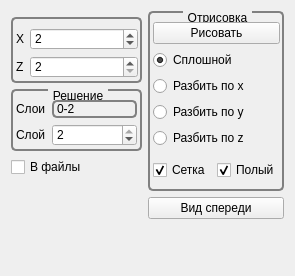
        <widget class="QWidget" name="tab_view">
         <attribute name="title">
          <string>Отображение</string>
         </attribute>
         <layout class="QHBoxLayout" name="horizontalLayout_2">
          <item>
           <layout class="QVBoxLayout" name="verticalLayout_3">
            <property name="topMargin">
             <number>6</number>
            </property>
            <item>
             <widget class="QGroupBox" name="groupBox_interpolation">
              <property name="minimumSize">
               <size>
                <width>0</width>
                <height>0</height>
               </size>
              </property>
              <property name="maximumSize">
               <size>
                <width>16777215</width>
                <height>16777215</height>
               </size>
              </property>
              <property name="styleSheet">
               <string notr="true">QGroupBox {
     background-color: qlineargradient(x1: 0, y1: 0, x2: 0, y2: 1,
                                       stop: 0 #E0E0E0, stop: 1 #FFFFFF);
     border: 2px solid gray;
     border-radius: 5px;
     margin-top: 1ex; /* leave space at the top for the title */
 }

 QGroupBox::title {
     subcontrol-origin: margin;
     subcontrol-position: top center; /* position at the top center */
     padding: 0 3px;
     background-color: qlineargradient(x1: 0, y1: 0, x2: 0, y2: 1,
                                       stop: 0 #FFOECE, stop: 1 #FFFFFF);
 }</string>
              </property>
              <property name="title">
               <string/>
              </property>
              <layout class="QHBoxLayout" name="horizontalLayout_interp">
               <property name="leftMargin">
                <number>3</number>
               </property>
               <property name="topMargin">
                <number>9</number>
               </property>
               <property name="rightMargin">
                <number>2</number>
               </property>
               <property name="bottomMargin">
                <number>3</number>
               </property>
               <item>
                <layout class="QFormLayout" name="formLayout_split">
                 <property name="fieldGrowthPolicy">
                  <enum>QFormLayout::AllNonFixedFieldsGrow</enum>
                 </property>
                 <item row="0" column="0">
                  <widget class="QLabel" name="label_X">
                   <property name="text">
                    <string>X</string>
                   </property>
                   <property name="buddy">
                    <cstring>spinBox_X</cstring>
                   </property>
                  </widget>
                 </item>
                 <item row="0" column="1">
                  <widget class="QSpinBox" name="spinBox_X">
                   <property name="minimum">
                    <number>1</number>
                   </property>
                   <property name="maximum">
                    <number>100500</number>
                   </property>
                   <property name="value">
                    <number>2</number>
                   </property>
                  </widget>
                 </item>
                 <item row="1" column="0">
                  <widget class="QLabel" name="label_Z">
                   <property name="text">
                    <string>Z</string>
                   </property>
                   <property name="buddy">
                    <cstring>spinBox_Y</cstring>
                   </property>
                  </widget>
                 </item>
                 <item row="1" column="1">
                  <widget class="QSpinBox" name="spinBox_Z">
                   <property name="minimum">
                    <number>2</number>
                   </property>
                   <property name="maximum">
                    <number>100500</number>
                   </property>
                   <property name="value">
                    <number>2</number>
                   </property>
                  </widget>
                 </item>
                </layout>
               </item>
              </layout>
             </widget>
            </item>
            <item>
             <widget class="QGroupBox" name="groupBox_solveView">
              <property name="minimumSize">
               <size>
                <width>131</width>
                <height>0</height>
               </size>
              </property>
              <property name="maximumSize">
               <size>
                <width>16777215</width>
                <height>16777215</height>
               </size>
              </property>
              <property name="styleSheet">
               <string notr="true"> QGroupBox {
     background-color: qlineargradient(x1: 0, y1: 0, x2: 0, y2: 1,
                                       stop: 0 #E0E0E0, stop: 1 #FFFFFF);
     border: 2px solid gray;
     border-radius: 5px;
     margin-top: 1ex; /* leave space at the top for the title */
 }

 QGroupBox::title {
     subcontrol-origin: margin;
     subcontrol-position: top center; /* position at the top center */
     padding: 0 3px;
     background-color: qlineargradient(x1: 0, y1: 0, x2: 0, y2: 1,
                                       stop: 0 #FFOECE, stop: 1 #FFFFFF);
 }</string>
              </property>
              <property name="title">
               <string>Решение</string>
              </property>
              <layout class="QHBoxLayout" name="horizontalLayout_4">
               <property name="leftMargin">
                <number>3</number>
               </property>
               <property name="rightMargin">
                <number>3</number>
               </property>
               <property name="bottomMargin">
                <number>3</number>
               </property>
               <item>
                <layout class="QVBoxLayout" name="verticalLayout_solveView">
                 <item>
                  <layout class="QFormLayout" name="formLayout_solveView">
                   <item row="0" column="0">
                    <widget class="QLabel" name="label_NumLay">
                     <property name="text">
                      <string>Слои</string>
                     </property>
                    </widget>
                   </item>
                   <item row="1" column="0">
                    <widget class="QLabel" name="label_lay">
                     <property name="text">
                      <string>Слой</string>
                     </property>
                     <property name="buddy">
                      <cstring>spinBox_lay</cstring>
                     </property>
                    </widget>
                   </item>
                   <item row="1" column="1">
                    <widget class="QSpinBox" name="spinBox_lay">
                     <property name="minimum">
                      <number>0</number>
                     </property>
                     <property name="maximum">
                      <number>2</number>
                     </property>
                     <property name="value">
                      <number>2</number>
                     </property>
                    </widget>
                   </item>
                   <item row="0" column="1">
                    <widget class="QLabel" name="label_lay_NumLayVal">
                     <property name="styleSheet">
                      <string notr="true">QLabel {
     border: 2px solid gray;
     border-radius: 5px;
}</string>
                     </property>
                     <property name="text">
                      <string>0-2</string>
                     </property>
                    </widget>
                   </item>
                  </layout>
                 </item>
                </layout>
               </item>
              </layout>
             </widget>
            </item>
            <item>
             <widget class="QCheckBox" name="checkBox_to_file">
              <property name="text">
               <string>В файлы</string>
              </property>
              <property name="checked">
               <bool>false</bool>
              </property>
             </widget>
            </item>
            <item>
             <spacer name="verticalSpacer_3">
              <property name="orientation">
               <enum>Qt::Vertical</enum>
              </property>
              <property name="sizeHint" stdset="0">
               <size>
                <width>20</width>
                <height>40</height>
               </size>
              </property>
             </spacer>
            </item>
           </layout>
          </item>
          <item>
           <layout class="QVBoxLayout" name="verticalLayout_5">
            <property name="bottomMargin">
             <number>6</number>
            </property>
            <item>
             <widget class="QGroupBox" name="groupBox_draw">
              <property name="minimumSize">
               <size>
                <width>0</width>
                <height>0</height>
               </size>
              </property>
              <property name="maximumSize">
               <size>
                <width>16777215</width>
                <height>16777215</height>
               </size>
              </property>
              <property name="styleSheet">
               <string notr="true">QGroupBox {
     background-color: qlineargradient(x1: 0, y1: 0, x2: 0, y2: 1,
                                       stop: 0 #E0E0E0, stop: 1 #FFFFFF);
     border: 2px solid gray;
     border-radius: 5px;
     margin-top: 1ex; /* leave space at the top for the title */
 }

 QGroupBox::title {
     subcontrol-origin: margin;
     subcontrol-position: top center; /* position at the top center */
     padding: 0 3px;
     background-color: qlineargradient(x1: 0, y1: 0, x2: 0, y2: 1,
                                       stop: 0 #FFOECE, stop: 1 #FFFFFF);
 }</string>
              </property>
              <property name="title">
               <string>Отрисовка</string>
              </property>
              <layout class="QVBoxLayout" name="verticalLayout_draw">
               <property name="leftMargin">
                <number>3</number>
               </property>
               <property name="topMargin">
                <number>9</number>
               </property>
               <property name="rightMargin">
                <number>2</number>
               </property>
               <property name="bottomMargin">
                <number>3</number>
               </property>
               <item>
                <widget class="QPushButton" name="pushButton_DrawLay">
                 <property name="text">
                  <string>Рисовать</string>
                 </property>
                </widget>
               </item>
               <item>
                <widget class="QRadioButton" name="radioButton_soilid">
                 <property name="text">
                  <string>Сплошной</string>
                 </property>
                 <property name="checked">
                  <bool>true</bool>
                 </property>
                </widget>
               </item>
               <item>
                <widget class="QRadioButton" name="radioButton_split_x">
                 <property name="text">
                  <string>Разбить по x</string>
                 </property>
                </widget>
               </item>
               <item>
                <widget class="QRadioButton" name="radioButton_split_y">
                 <property name="text">
                  <string>Разбить по y</string>
                 </property>
                </widget>
               </item>
               <item>
                <widget class="QRadioButton" name="radioButton_split_z">
                 <property name="text">
                  <string>Разбить по z</string>
                 </property>
                </widget>
               </item>
               <item>
                <layout class="QHBoxLayout" name="horizontalLayout_3">
                 <property name="topMargin">
                  <number>6</number>
                 </property>
                 <property name="bottomMargin">
                  <number>6</number>
                 </property>
                 <item>
                  <widget class="QCheckBox" name="checkBox_grid">
                   <property name="text">
                    <string>Сетка</string>
                   </property>
                   <property name="checked">
                    <bool>true</bool>
                   </property>
                  </widget>
                 </item>
                 <item>
                  <widget class="QCheckBox" name="checkBox_hollow">
                   <property name="text">
                    <string>Полый</string>
                   </property>
                   <property name="checked">
                    <bool>true</bool>
                   </property>
                  </widget>
                 </item>
                </layout>
               </item>
              </layout>
             </widget>
            </item>
            <item>
             <widget class="QPushButton" name="pushButton_ViewTop">
              <property name="text">
               <string>Вид спереди</string>
              </property>
             </widget>
            </item>
            <item>
             <spacer name="verticalSpacer_4">
              <property name="orientation">
               <enum>Qt::Vertical</enum>
              </property>
              <property name="sizeHint" stdset="0">
               <size>
                <width>20</width>
                <height>40</height>
               </size>
              </property>
             </spacer>
            </item>
           </layout>
          </item>
         </layout>
        </widget>
